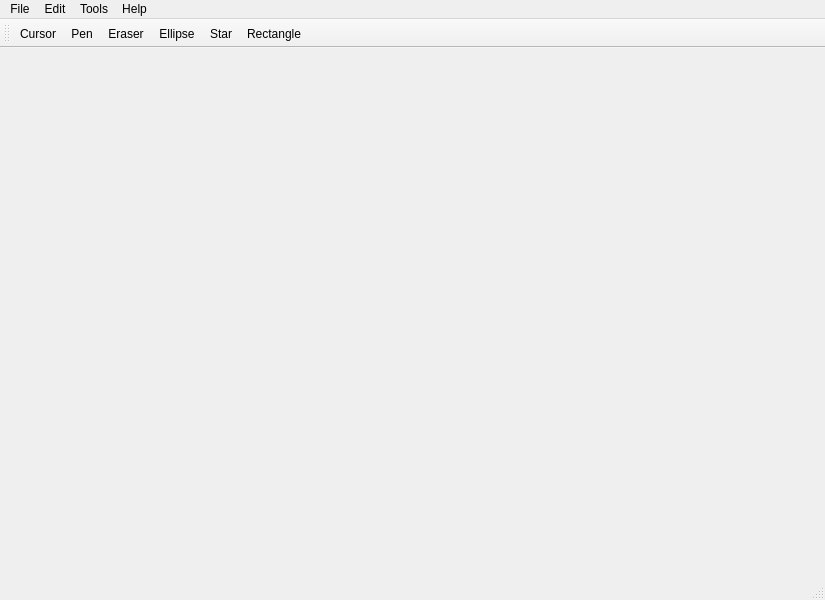
<?xml version="1.0" encoding="UTF-8"?>
<ui version="4.0">
 <class>MainWindow</class>
 <widget class="QMainWindow" name="MainWindow">
  <property name="geometry">
   <rect>
    <x>0</x>
    <y>0</y>
    <width>825</width>
    <height>600</height>
   </rect>
  </property>
  <property name="windowTitle">
   <string>MainWindow</string>
  </property>
  <widget class="QWidget" name="centralWidget">
   <layout class="QHBoxLayout" name="horizontalLayout">
    <item>
     <layout class="QVBoxLayout" name="listLayout"/>
    </item>
    <item>
     <layout class="QVBoxLayout" name="viewLayout"/>
    </item>
   </layout>
  </widget>
  <widget class="QMenuBar" name="menuBar">
   <property name="geometry">
    <rect>
     <x>0</x>
     <y>0</y>
     <width>825</width>
     <height>26</height>
    </rect>
   </property>
   <widget class="QMenu" name="menuFile">
    <property name="title">
     <string>File</string>
    </property>
    <addaction name="actionAdd_Image"/>
    <addaction name="actionQuit"/>
   </widget>
   <widget class="QMenu" name="menuEdit">
    <property name="title">
     <string>Edit</string>
    </property>
   </widget>
   <widget class="QMenu" name="menuTools">
    <property name="title">
     <string>Tools</string>
    </property>
    <addaction name="actionCursor"/>
    <addaction name="actionPen"/>
    <addaction name="actionEraser"/>
    <addaction name="actionEllipse"/>
    <addaction name="actionRectangle"/>
    <addaction name="actionStar"/>
   </widget>
   <widget class="QMenu" name="menuHelp">
    <property name="title">
     <string>Help</string>
    </property>
    <addaction name="actionAbout"/>
   </widget>
   <addaction name="menuFile"/>
   <addaction name="menuEdit"/>
   <addaction name="menuTools"/>
   <addaction name="menuHelp"/>
  </widget>
  <widget class="QToolBar" name="mainToolBar">
   <attribute name="toolBarArea">
    <enum>TopToolBarArea</enum>
   </attribute>
   <attribute name="toolBarBreak">
    <bool>false</bool>
   </attribute>
   <addaction name="actionCursor"/>
   <addaction name="actionPen"/>
   <addaction name="actionEraser"/>
   <addaction name="actionEllipse"/>
   <addaction name="actionStar"/>
   <addaction name="actionRectangle"/>
  </widget>
  <widget class="QStatusBar" name="statusBar"/>
  <action name="actionAdd_Image">
   <property name="icon">
    <iconset resource="resource.qrc">
     <normaloff>:/images/open.png</normaloff>:/images/open.png</iconset>
   </property>
   <property name="text">
    <string>Add Image</string>
   </property>
  </action>
  <action name="actionQuit">
   <property name="icon">
    <iconset resource="resource.qrc">
     <normaloff>:/images/close.png</normaloff>:/images/close.png</iconset>
   </property>
   <property name="text">
    <string>Quit</string>
   </property>
  </action>
  <action name="actionPen">
   <property name="icon">
    <iconset resource="resource.qrc">
     <normaloff>:/images/pen.png</normaloff>:/images/pen.png</iconset>
   </property>
   <property name="text">
    <string>Pen</string>
   </property>
  </action>
  <action name="actionEraser">
   <property name="icon">
    <iconset resource="resource.qrc">
     <normaloff>:/images/eraser.png</normaloff>:/images/eraser.png</iconset>
   </property>
   <property name="text">
    <string>Eraser</string>
   </property>
  </action>
  <action name="actionEllipse">
   <property name="icon">
    <iconset resource="resource.qrc">
     <normaloff>:/images/ellipse.png</normaloff>:/images/ellipse.png</iconset>
   </property>
   <property name="text">
    <string>Ellipse</string>
   </property>
  </action>
  <action name="actionRectangle">
   <property name="icon">
    <iconset resource="resource.qrc">
     <normaloff>:/images/rectangle.png</normaloff>:/images/rectangle.png</iconset>
   </property>
   <property name="text">
    <string>Rectangle</string>
   </property>
  </action>
  <action name="actionStar">
   <property name="icon">
    <iconset resource="resource.qrc">
     <normaloff>:/images/star.png</normaloff>:/images/star.png</iconset>
   </property>
   <property name="text">
    <string>Star</string>
   </property>
  </action>
  <action name="actionAbout">
   <property name="icon">
    <iconset resource="resource.qrc">
     <normaloff>:/images/about.png</normaloff>:/images/about.png</iconset>
   </property>
   <property name="text">
    <string>About</string>
   </property>
  </action>
  <action name="actionCursor">
   <property name="icon">
    <iconset resource="resource.qrc">
     <normaloff>:/images/cursor.png</normaloff>:/images/cursor.png</iconset>
   </property>
   <property name="text">
    <string>Cursor</string>
   </property>
  </action>
 </widget>
 <layoutdefault spacing="6" margin="11"/>
 <resources>
  <include location="resource.qrc"/>
 </resources>
 <connections/>
</ui>
